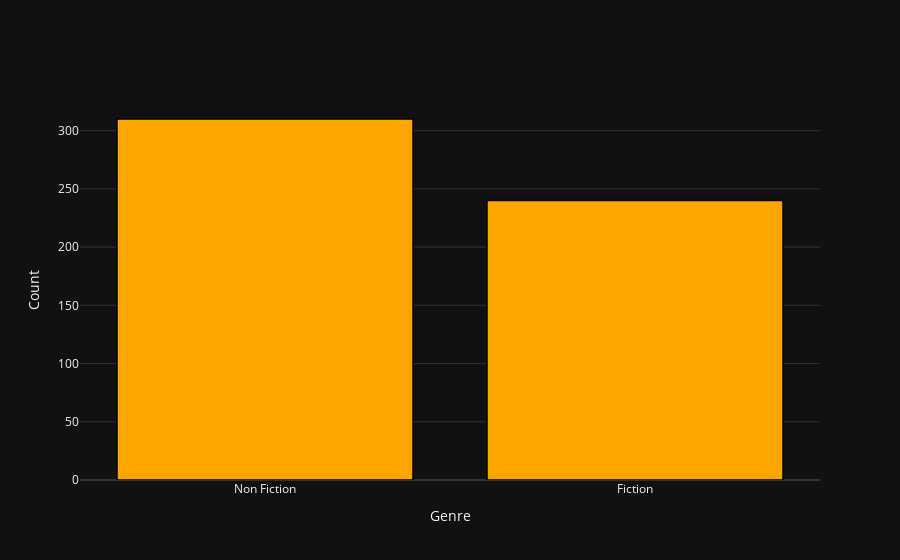

This figure's notebook cell:
### Code cell
trace1 = go.Bar(x = temp_df['Genre'],
                y = temp_df['count'],
                marker = dict(color = 'rgb(255,165,0)',
                              line=dict(color='rgb(0,0,0)',width=1.5)))

layout = go.Layout(template= "plotly_dark", xaxis = dict(title = 'Genre'), 
                   yaxis = dict(title = 'Count'))
fig = go.Figure(data = [trace1], layout = layout)
fig.show()

### Figure 1 — Plotly figure (JSON) as saved in the notebook; plotly's stock layout.template omitted (floating-point values rounded to 4 significant figures)
{"data": [{"marker": {"color": "rgb(255,165,0)", "line": {"color": "rgb(0, 0, 0)", "width": 1.5}}, "type": "bar", "x": ["Non Fiction", "Fiction"], "y": [310, 240]}], "layout": {"autosize": true, "xaxis": {"autorange": true, "range": [-0.5, 1.5], "title": {"text": "Genre"}, "type": "category"}, "yaxis": {"autorange": true, "range": [0, 326.3], "title": {"text": "Count"}, "type": "linear"}}}
